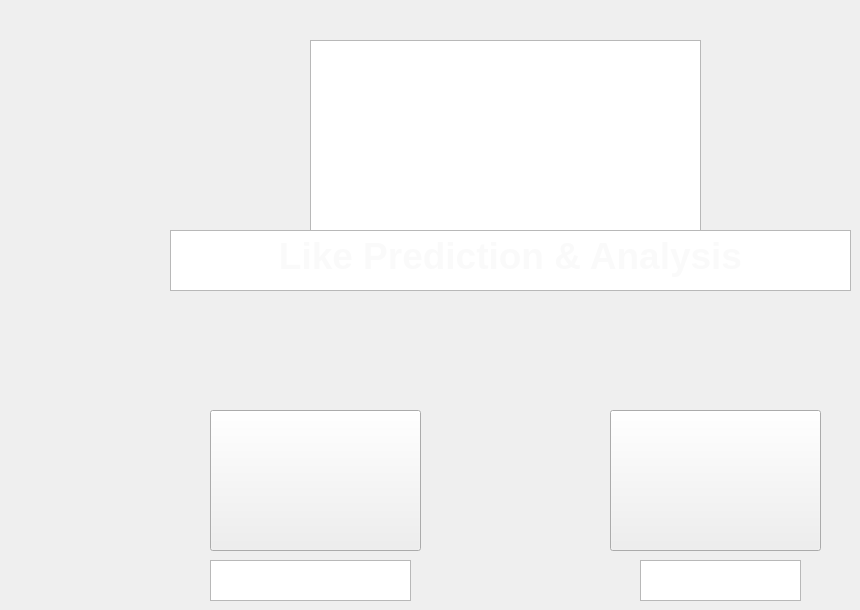
    <widget class="QWidget" name="homepage">
     <widget class="QPushButton" name="toml">
      <property name="geometry">
       <rect>
        <x>210</x>
        <y>410</y>
        <width>211</width>
        <height>141</height>
       </rect>
      </property>
      <property name="styleSheet">
       <string notr="true">background-image: url(:/ml/mlpic2.png);</string>
      </property>
      <property name="text">
       <string/>
      </property>
     </widget>
     <widget class="QPushButton" name="toanalysis">
      <property name="geometry">
       <rect>
        <x>610</x>
        <y>410</y>
        <width>211</width>
        <height>141</height>
       </rect>
      </property>
      <property name="styleSheet">
       <string notr="true">background-image: url(:/analytic/analytic2.png);</string>
      </property>
      <property name="text">
       <string/>
      </property>
     </widget>
     <widget class="QTextBrowser" name="likepred_text">
      <property name="geometry">
       <rect>
        <x>170</x>
        <y>230</y>
        <width>681</width>
        <height>61</height>
       </rect>
      </property>
      <property name="styleSheet">
       <string notr="true"/>
      </property>
      <property name="html">
       <string>&lt;!DOCTYPE HTML PUBLIC &quot;-//W3C//DTD HTML 4.0//EN&quot; &quot;http://www.w3.org/TR/REC-html40/strict.dtd&quot;&gt;
&lt;html&gt;&lt;head&gt;&lt;meta name=&quot;qrichtext&quot; content=&quot;1&quot; /&gt;&lt;style type=&quot;text/css&quot;&gt;
p, li { white-space: pre-wrap; }
&lt;/style&gt;&lt;/head&gt;&lt;body style=&quot; font-family:'Sans Serif'; font-size:9pt; font-weight:400; font-style:normal;&quot;&gt;
&lt;p align=&quot;center&quot; style=&quot; margin-top:0px; margin-bottom:0px; margin-left:0px; margin-right:0px; -qt-block-indent:0; text-indent:0px;&quot;&gt;&lt;span style=&quot; font-size:28pt; font-weight:600; color:#fafafa;&quot;&gt;Like Prediction &amp;amp; Analysis&lt;/span&gt;&lt;/p&gt;&lt;/body&gt;&lt;/html&gt;</string>
      </property>
     </widget>
     <widget class="QTextBrowser" name="youtube_logo">
      <property name="geometry">
       <rect>
        <x>310</x>
        <y>40</y>
        <width>391</width>
        <height>211</height>
       </rect>
      </property>
      <property name="styleSheet">
       <string notr="true">background-image: url(:/youlogo/youtube-logo2.png);</string>
      </property>
      <property name="html">
       <string>&lt;!DOCTYPE HTML PUBLIC &quot;-//W3C//DTD HTML 4.0//EN&quot; &quot;http://www.w3.org/TR/REC-html40/strict.dtd&quot;&gt;
&lt;html&gt;&lt;head&gt;&lt;meta name=&quot;qrichtext&quot; content=&quot;1&quot; /&gt;&lt;style type=&quot;text/css&quot;&gt;
p, li { white-space: pre-wrap; }
&lt;/style&gt;&lt;/head&gt;&lt;body style=&quot; font-family:'Sans Serif'; font-size:9pt; font-weight:400; font-style:normal;&quot;&gt;
&lt;p style=&quot; margin-top:0px; margin-bottom:0px; margin-left:0px; margin-right:0px; -qt-block-indent:0; text-indent:0px;&quot;&gt;&lt;img src=&quot;:/youlogo/youtube-logo2.png&quot; /&gt;&lt;/p&gt;&lt;/body&gt;&lt;/html&gt;</string>
      </property>
     </widget>
     <widget class="QTextBrowser" name="textBrowser">
      <property name="geometry">
       <rect>
        <x>210</x>
        <y>560</y>
        <width>201</width>
        <height>41</height>
       </rect>
      </property>
      <property name="html">
       <string>&lt;!DOCTYPE HTML PUBLIC &quot;-//W3C//DTD HTML 4.0//EN&quot; &quot;http://www.w3.org/TR/REC-html40/strict.dtd&quot;&gt;
&lt;html&gt;&lt;head&gt;&lt;meta name=&quot;qrichtext&quot; content=&quot;1&quot; /&gt;&lt;style type=&quot;text/css&quot;&gt;
p, li { white-space: pre-wrap; }
&lt;/style&gt;&lt;/head&gt;&lt;body style=&quot; font-family:'Sans Serif'; font-size:9pt; font-weight:400; font-style:normal;&quot;&gt;
&lt;p align=&quot;center&quot; style=&quot; margin-top:0px; margin-bottom:0px; margin-left:0px; margin-right:0px; -qt-block-indent:0; text-indent:0px;&quot;&gt;&lt;span style=&quot; font-size:18pt; color:#ffffff;&quot;&gt;Prediction (ML)&lt;/span&gt;&lt;/p&gt;&lt;/body&gt;&lt;/html&gt;</string>
      </property>
     </widget>
     <widget class="QTextBrowser" name="textBrowser_2">
      <property name="geometry">
       <rect>
        <x>640</x>
        <y>560</y>
        <width>161</width>
        <height>41</height>
       </rect>
      </property>
      <property name="html">
       <string>&lt;!DOCTYPE HTML PUBLIC &quot;-//W3C//DTD HTML 4.0//EN&quot; &quot;http://www.w3.org/TR/REC-html40/strict.dtd&quot;&gt;
&lt;html&gt;&lt;head&gt;&lt;meta name=&quot;qrichtext&quot; content=&quot;1&quot; /&gt;&lt;style type=&quot;text/css&quot;&gt;
p, li { white-space: pre-wrap; }
&lt;/style&gt;&lt;/head&gt;&lt;body style=&quot; font-family:'Sans Serif'; font-size:9pt; font-weight:400; font-style:normal;&quot;&gt;
&lt;p align=&quot;center&quot; style=&quot; margin-top:0px; margin-bottom:0px; margin-left:0px; margin-right:0px; -qt-block-indent:0; text-indent:0px;&quot;&gt;&lt;span style=&quot; font-size:18pt; color:#ffffff;&quot;&gt;Analytics&lt;/span&gt;&lt;/p&gt;&lt;/body&gt;&lt;/html&gt;</string>
      </property>
     </widget>
     <zorder>toml</zorder>
     <zorder>toanalysis</zorder>
     <zorder>youtube_logo</zorder>
     <zorder>textBrowser</zorder>
     <zorder>textBrowser_2</zorder>
     <zorder>likepred_text</zorder>
    </widget>
